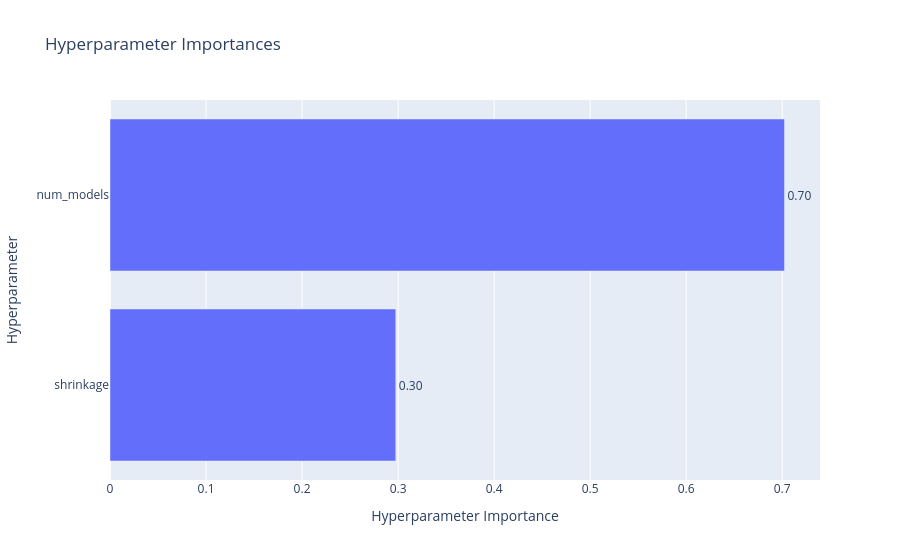

The code cell stored with this chart in its notebook:
### Code cell
# 绘制参数重要性（看看是 num_models 重要还是 shrinkage 重要）
optuna.visualization.plot_param_importances(study)

### Figure 1 — Plotly figure (JSON) as saved in the notebook; plotly's stock layout.template omitted (floating-point values rounded to 4 significant figures)
{"data": [{"cliponaxis": false, "hovertemplate": ["shrinkage (FloatDistribution): 0.2975986321140253<extra></extra>", "num_models (IntDistribution): 0.7024013678859746<extra></extra>"], "name": "Objective Value", "orientation": "h", "text": ["0.30", "0.70"], "textposition": "outside", "type": "bar", "x": [0.2976, 0.7024], "y": ["shrinkage", "num_models"]}], "layout": {"title": {"text": "Hyperparameter Importances"}, "xaxis": {"title": {"text": "Hyperparameter Importance"}}, "yaxis": {"title": {"text": "Hyperparameter"}}}}
